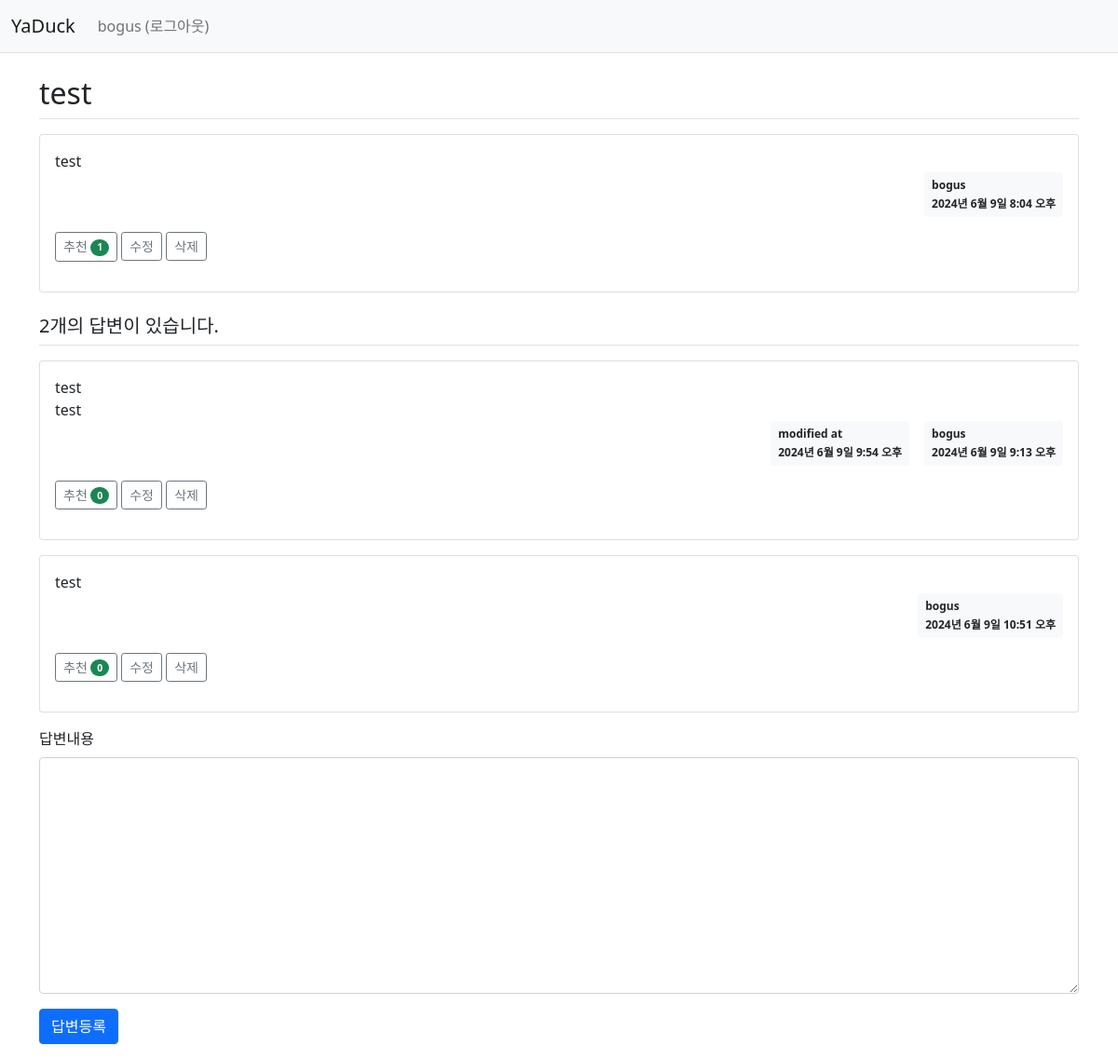
Screenshot of /yaduck/2/ (signed in) with the database file from the repository.
### yaduck/models.py (models this page shows, shortened)
class Question(models.Model):
    author = models.ForeignKey(User, on_delete=models.CASCADE, related_name='author_question')
    subject = models.CharField(max_length=200)
    content = models.TextField()
    create_date = models.DateTimeField()
    modify_date = models.DateTimeField(null=True, blank=True)
    voter = models.ManyToManyField(User, related_name='voter_question')
    category = models.ForeignKey(Category, on_delete=models.SET_NULL, null=True, related_name='questions')

class Answer(models.Model):
    author = models.ForeignKey(User, on_delete=models.CASCADE, related_name='author_answer')
    question = models.ForeignKey(Question, on_delete=models.CASCADE)
    content = models.TextField()
    create_date = models.DateTimeField()
    modify_date = models.DateTimeField(null=True, blank=True)
    voter = models.ManyToManyField(User, related_name='voter_answer')

### yaduck/views.py (the view)
# urls.py: path('<int:question_id>/', views.detail, name='detail'),
def detail(request, question_id):
    question = get_object_or_404(Question, pk=question_id)
    context = {'question': question}
    return render(request, 'yaduck/question_detail.html', context)

### templates/yaduck/question_detail.html (shortened to what this page needs)
{% extends 'base.html' %}
{% block content %}
<div class="container my-3">
    <h2 class="border-bottom py-2">{{ question.subject }}</h2>
    <div class="card my-3">
        <div class="card-body">
            <div class="card-text" style="white-space: pre-line;">{{ question.content }}</div>
            <div class="d-flex justify-content-end">
                <div class="badge bg-light text-dark p-2 text-start">
                    <div class="mb-2">{{ question.author.username }}</div>
                    <div>{{ question.create_date }}</div>
                </div>
            </div>
            <div class="my-3">
                <a href="javascript:void(0)" data-uri="{% url 'yaduck:question_vote' question.id  %}"
                    class="recommend btn btn-sm btn-outline-secondary"> 추천
                    <span class="badge rounded-pill bg-success">{{question.voter.count}}</span>
                </a>
                {% if request.user == question.author %}
                <a href="{% url 'yaduck:question_modify' question.id  %}"
                    class="btn btn-sm btn-outline-secondary">수정</a>
                <a href="javascript:void(0)" class="delete btn btn-sm btn-outline-secondary"
                    data-uri="{% url 'yaduck:question_delete' question.id  %}">삭제</a>
                {% endif %}
            </div>
        </div>
    </div>
    <h5 class="border-bottom my-3 py-2">{{question.answer_set.count}}개의 답변이 있습니다.</h5>
    {% for answer in question.answer_set.all %}
    <div class="card my-3">
        <div class="card-body">
            <div class="card-text" style="white-space: pre-line;">{{ answer.content }}</div>
            <div class="d-flex justify-content-end">
                {% if answer.modify_date %}
                <div class="badge bg-light text-dark p-2 text-start mx-3">
                    <div class="mb-2">modified at</div>
                    <div>{{ answer.modify_date }}</div>
                </div>
                {% endif %}
                <div class="badge bg-light text-dark p-2 text-start">
                    <div class="mb-2">{{ answer.author.username }}</div>
                    <div>{{ answer.create_date }}</div>
                </div>
            </div>
            <div class="my-3">
                <a href="javascript:void(0)" data-uri="{% url 'yaduck:answer_vote' answer.id  %}"
                    class="recommend btn btn-sm btn-outline-secondary"> 추천
                    <span class="badge rounded-pill bg-success">{{answer.voter.count}}</span>
                </a>
                {% if request.user == answer.author %}
                <a href="{% url 'yaduck:answer_modify' answer.id  %}"
                   class="btn btn-sm btn-outline-secondary">수정</a>
                <a href="#" class="delete btn btn-sm btn-outline-secondary "
                   data-uri="{% url 'yaduck:answer_delete' answer.id  %}">삭제</a>
                {% endif %}
            </div>
        </div>
    </div>
    {% endfor %}
    <form action="{% url 'yaduck:answer_create' question.id %}" method="post" class="my-3">
        <div class="mb-3">
            <label for="content" class="form-label">답변내용</label>
            <textarea {% if not user.is_authenticated %}disabled{% endif %}
              name="content" id="content" class="form-control" rows="10"></textarea>
        </div>
        <input type="submit" value="답변등록" class="btn btn-primary">
    </form>
</div>
{% endblock %}

### templates/navbar.html (shortened to what this page needs)
<nav class="navbar navbar-expand-lg navbar-light bg-light border-bottom">
    <div class="container-fluid">
        <a class="navbar-brand" href="{% url 'yaduck:index' %}">YaDuck</a>
        <div class="collapse navbar-collapse" id="navbarSupportedContent">
            <ul class="navbar-nav me-auto mb-2 mb-lg-0">
                <li class="nav-item">
                    {% if user.is_authenticated %}
                    <a class="nav-link" href="{% url 'common:logout' %}">{{ user.username }} (로그아웃)</a>
                    {% else %}
                    <a class="nav-link" href="{% url 'common:login' %}">로그인</a>
                    {% endif %}
                </li>
            </ul>
        </div>
    </div>
</nav>

### rows the page displays
Question: subject "test", content "test", author.username "bogus", create_date "2024년 6월 9일 8:04 오후", voter.count "1", answer_set.count "2"
Answer: content "test test", modify_date "2024년 6월 9일 9:54 오후", author.username "bogus", create_date "2024년 6월 9일 9:13 오후", voter.count "0", shows "수정"
Answer: content "test", author.username "bogus", create_date "2024년 6월 9일 10:51 오후", voter.count "0", shows "수정"

### other values shown
{{ user.username }} "bogus"
